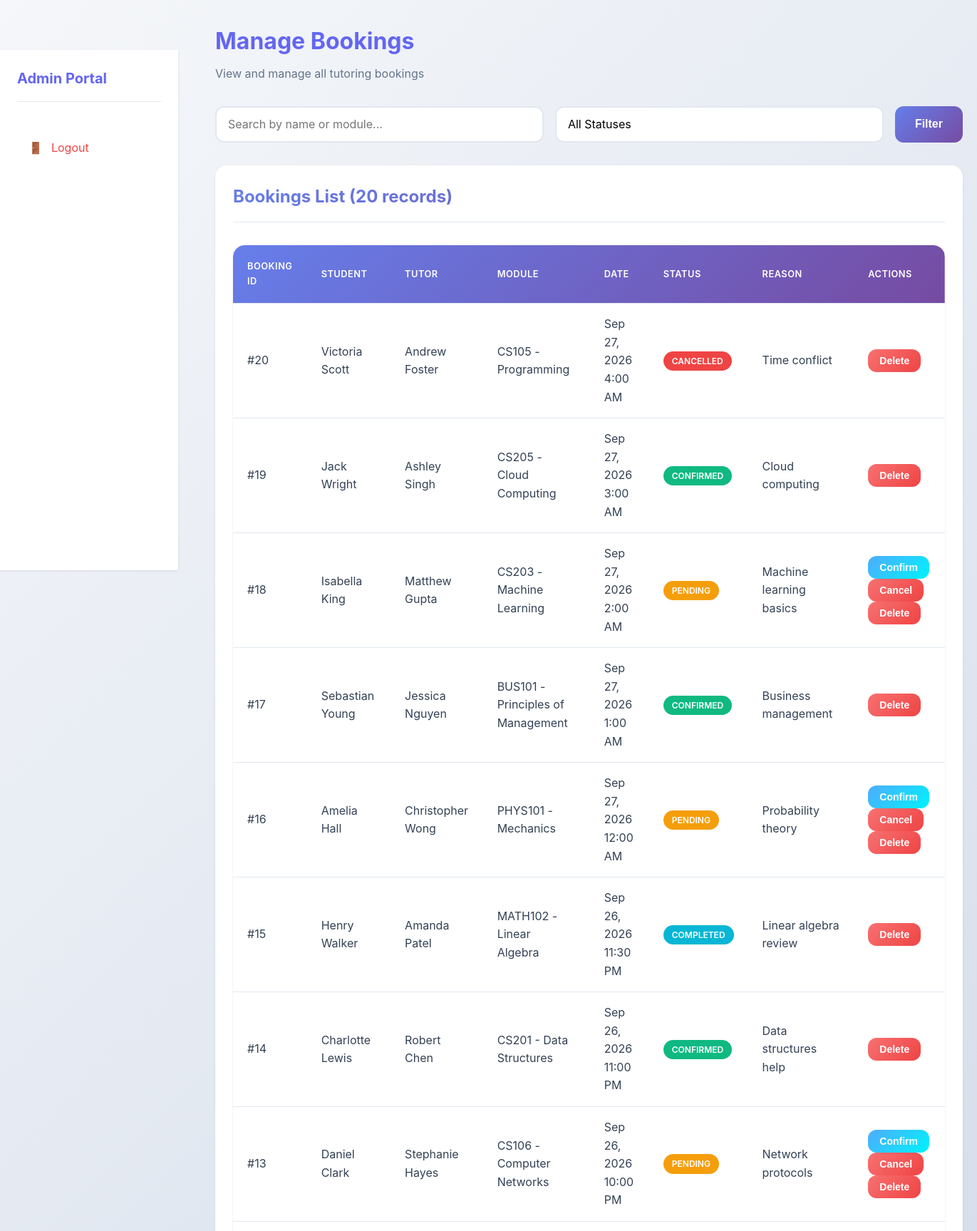
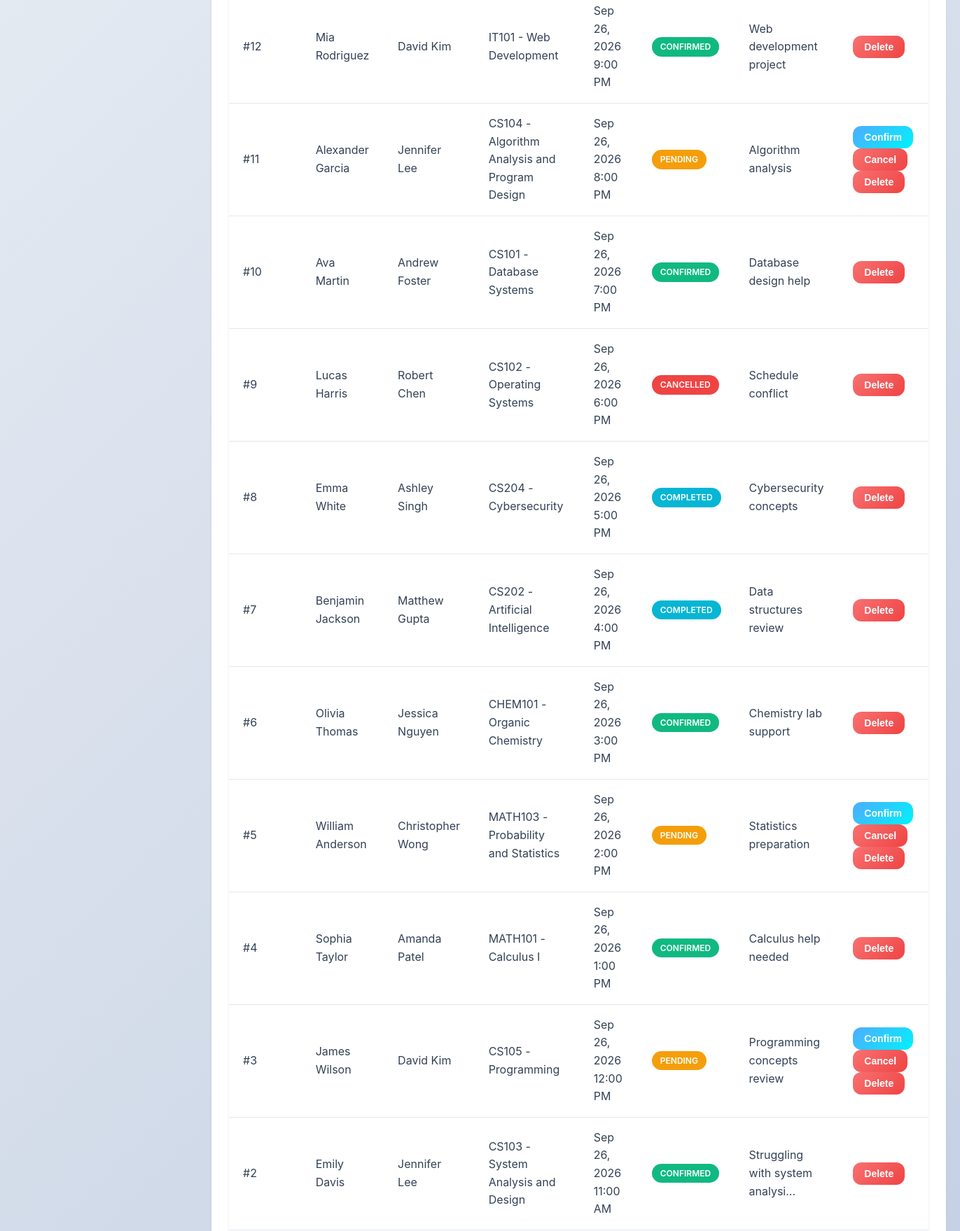
Screenshot of /admin/bookings.php (signed in, upper part) with the database file from the repository (2 pictures, top to bottom).
### tables this page shows
CREATE TABLE bookings (
    booking_id INT AUTO_INCREMENT PRIMARY KEY,
    student_id INT NOT NULL,
    tutor_id INT NOT NULL,
    module_id INT NOT NULL,
    slot_id INT,
    booking_date TIMESTAMP DEFAULT CURRENT_TIMESTAMP,
    status ENUM('pending', 'confirmed', 'completed', 'cancelled') DEFAULT 'pending',
    reason TEXT,
    created_at TIMESTAMP DEFAULT CURRENT_TIMESTAMP,
    FOREIGN KEY (student_id) REFERENCES students(student_id) ON DELETE CASCADE,
    FOREIGN KEY (tutor_id) REFERENCES tutors(tutor_id) ON DELETE CASCADE,
    FOREIGN KEY (module_id) REFERENCES modules(module_id) ON DELETE CASCADE,
    FOREIGN KEY (slot_id) REFERENCES available_slots(slot_id) ON DELETE SET NULL
);

CREATE TABLE students (
    student_id INT AUTO_INCREMENT PRIMARY KEY,
    student_number VARCHAR(20) NOT NULL UNIQUE,
    first_name VARCHAR(50) NOT NULL,
    last_name VARCHAR(50) NOT NULL,
    email VARCHAR(100) NOT NULL UNIQUE,
    password VARCHAR(255) NOT NULL,
    program_id INT,
    created_at TIMESTAMP DEFAULT CURRENT_TIMESTAMP,
    FOREIGN KEY (program_id) REFERENCES programs(program_id) ON DELETE SET NULL
);

CREATE TABLE tutors (
    tutor_id INT AUTO_INCREMENT PRIMARY KEY,
    tutor_number VARCHAR(20) NOT NULL UNIQUE,
    first_name VARCHAR(50) NOT NULL,
    last_name VARCHAR(50) NOT NULL,
    email VARCHAR(100) NOT NULL UNIQUE,
    password VARCHAR(255) NOT NULL,
    phone VARCHAR(20),
    status ENUM('active', 'inactive') DEFAULT 'active',
    created_at TIMESTAMP DEFAULT CURRENT_TIMESTAMP
);

CREATE TABLE modules (
    module_id INT AUTO_INCREMENT PRIMARY KEY,
    module_code VARCHAR(20) NOT NULL UNIQUE,
    module_name VARCHAR(100) NOT NULL,
    program_id INT NOT NULL,
    created_at TIMESTAMP DEFAULT CURRENT_TIMESTAMP,
    FOREIGN KEY (program_id) REFERENCES programs(program_id) ON DELETE CASCADE
);

### includes/functions.php (called while the page is built, shortened)
<?php
function formatDateTime($datetime) {
    return date('M d, Y g:i A', strtotime($datetime));
}
function getBookingStatusBadge($status) {
    $badges = [
        'pending' => 'badge-warning',
        'confirmed' => 'badge-success',
        'completed' => 'badge-info',
        'cancelled' => 'badge-danger'
    ];
    return $badges[$status] ?? 'badge-secondary';
}
function truncateText($text, $length = 50) {
    if (strlen($text) <= $length) {
        return $text;
    }
    return substr($text, 0, $length) . '...';
}
?>

### admin/bookings.php (the view, shortened to what this page needs)
<?php
require_once '../config/database.php';
require_once '../includes/functions.php';
$search = $_GET['search'] ?? '';
$query = "
    SELECT b.*, s.first_name as student_name, s.last_name as student_last_name,
    t.first_name as tutor_name, t.last_name as tutor_last_name,
    m.module_code, m.module_name
    FROM bookings b
    JOIN students s ON b.student_id = s.student_id
    JOIN tutors t ON b.tutor_id = t.tutor_id
    JOIN modules m ON b.module_id = m.module_id
    WHERE 1=1
";
$params = [];
$query .= " ORDER BY b.booking_date DESC";
$stmt = $pdo->prepare($query);
$stmt->execute($params);
$bookings = $stmt->fetchAll();
?>
<!DOCTYPE html>
<html lang="en">
<head>
    <link rel="stylesheet" href="../assets/css/style.css">
</head>
<body>
    <div class="dashboard-layout">
        <?php include '../includes/sidebar.php'; ?>
        <div class="main-content">
            <div class="container-fluid">
                <div class="page-header">
                    <h1>Manage Bookings</h1>
                    <p>View and manage all tutoring bookings</p>
                </div>
                <div class="filter-bar">
                    <form method="GET" action="" style="display: flex; gap: 1rem; width: 100%;">
                        <div class="filter-group">
                            <input type="text" name="search" class="form-control" placeholder="Search by name or module..." value="<?php echo htmlspecialchars($search); ?>">
                        </div>
                        <div class="filter-group">
                            <select name="status" class="form-control">
                                <option value="">All Statuses</option>
                            </select>
                        </div>
                        <button type="submit" class="btn btn-primary">Filter</button>
                    </form>
                </div>
                <div class="card">
                    <div class="card-header">
                        <h2>Bookings List (<?php echo count($bookings); ?> records)</h2>
                    </div>
                    <div class="card-body">
                        <div class="table-responsive">
                            <table>
                                <thead>
                                    <tr>
                                        <th>Booking ID</th>
                                        <th>Student</th>
                                        <th>Tutor</th>
                                        <th>Module</th>
                                        <th>Date</th>
                                        <th>Status</th>
                                        <th>Reason</th>
                                        <th>Actions</th>
                                    </tr>
                                </thead>
                                <tbody>
                                    <?php foreach ($bookings as $booking): ?>
                                    <tr>
                                        <td>#<?php echo $booking['booking_id']; ?></td>
                                        <td><?php echo htmlspecialchars($booking['student_name'] . ' ' . $booking['student_last_name']); ?></td>
                                        <td><?php echo htmlspecialchars($booking['tutor_name'] . ' ' . $booking['tutor_last_name']); ?></td>
                                        <td><?php echo htmlspecialchars($booking['module_code'] . ' - ' . $booking['module_name']); ?></td>
                                        <td><?php echo formatDateTime($booking['booking_date']); ?></td>
                                        <td><span class="badge <?php echo getBookingStatusBadge($booking['status']); ?>"><?php echo ucfirst($booking['status']); ?></span></td>
                                        <td><?php echo truncateText(htmlspecialchars($booking['reason'] ?? 'N/A'), 30); ?></td>
                                        <td>
                                            <?php if ($booking['status'] === 'pending'): ?>
                                                <form method="POST" action="" style="display: inline;">
                                                    <button type="submit" class="btn btn-sm btn-success">Confirm</button>
                                                </form>
                                                <form method="POST" action="" style="display: inline;">
                                                    <button type="submit" class="btn btn-sm btn-danger">Cancel</button>
                                                </form>
                                            <?php endif; ?>
                                            <form method="POST" action="" style="display: inline;" onsubmit="return confirm('Are you sure you want to delete this booking?');">
                                                <button type="submit" class="btn btn-sm btn-danger">Delete</button>
                                            </form>
                                        </td>
                                    </tr>
                                    <?php endforeach; ?>
                                </tbody>
                            </table>
                        </div>
                    </div>
                </div>
            </div>
        </div>
    </div>
</body>
</html>

### assets/css/style.css (style rules this page uses)
:root { --primary-color: #6366f1; --primary-dark: #4f46e5; --primary-light: #818cf8; --secondary-color: #8b5cf6; --success-color: #10b981; --danger-color: #ef4444; --warning-color: #f59e0b; --info-color: #06b6d4; --light-color: #f8fafc; --dark-color: #1e293b; --border-color: #e2e8f0; --text-color: #334155; --text-muted: #64748b; --white: #ffffff; --shadow: 0 1px 3px rgba(0, 0, 0, 0.1); --shadow-lg: 0 10px 25px rgba(0, 0, 0, 0.15); --shadow-xl: 0 20px 40px rgba(0, 0, 0, 0.2); --radius: 12px; --radius-lg: 16px; --gradient-primary: linear-gradient(135deg, #667eea 0%, #764ba2 100%); --gradient-secondary: linear-gradient(135deg, #f093fb 0%, #f5576c 100%); --gradient-success: linear-gradient(135deg, #4facfe 0%, #00f2fe 100%); }
* { margin: 0; padding: 0; box-sizing: border-box; }
body { font-family: -apple-system, BlinkMacSystemFont, 'Segoe UI', Roboto, 'Helvetica Neue', Arial, sans-serif; line-height: 1.6; color: var(--text-color); background: linear-gradient(135deg, #f5f7fa 0%, #c3cfe2 100%); min-height: 100vh; display: flex; flex-direction: column; }
html { scroll-behavior: smooth; }
.container-fluid { width: 100%; padding: 0 20px; }
.btn { display: inline-block; padding: 0.85rem 1.75rem; border: none; border-radius: var(--radius); font-size: 1rem; font-weight: 600; text-decoration: none; cursor: pointer; transition: all 0.3s ease; text-align: center; position: relative; overflow: hidden; transform: translateY(0); }
.btn::before { content: ''; position: absolute; top: 50%; left: 50%; width: 0; height: 0; border-radius: 50%; background: rgba(255, 255, 255, 0.3); transform: translate(-50%, -50%); transition: width 0.6s, height 0.6s; }
.btn-primary { background: var(--gradient-primary); color: var(--white); }
.btn-success { background: var(--gradient-success); color: var(--white); }
.btn-danger { background: linear-gradient(135deg, #f87171 0%, #ef4444 100%); color: var(--white); }
.btn-sm { padding: 0.5rem 1rem; font-size: 0.875rem; }
.card { background: var(--white); border-radius: var(--radius-lg); box-shadow: var(--shadow); padding: 1.5rem; margin-bottom: 1.5rem; transition: all 0.3s ease; border: 1px solid transparent; }
.card-header { border-bottom: 1px solid var(--border-color); padding-bottom: 1rem; margin-bottom: 1rem; }
.card-header h2, .card-header h3 { background: var(--gradient-primary); -webkit-background-clip: text; -webkit-text-fill-color: transparent; background-clip: text; margin: 0; }
.card-body { padding: 1rem 0; }
.form-control { width: 100%; padding: 0.85rem 1rem; border: 2px solid var(--border-color); border-radius: var(--radius); font-size: 1rem; font-family: inherit; transition: all 0.3s ease; background: var(--white); }
select.form-control { cursor: pointer; appearance: none; background-repeat: no-repeat; background-position: right 1rem center; background-size: 1.5rem; padding-right: 3rem; }
.table-responsive { overflow-x: auto; margin-bottom: 1.5rem; border-radius: var(--radius-lg); box-shadow: var(--shadow); }
table { width: 100%; border-collapse: separate; border-spacing: 0; background-color: var(--white); border-radius: var(--radius-lg); overflow: hidden; }
table thead { background: var(--gradient-primary); color: var(--white); }
table th, table td { padding: 1rem 1.25rem; text-align: left; border-bottom: 1px solid var(--border-color); transition: background-color 0.3s ease; }
table th { font-weight: 600; text-transform: uppercase; font-size: 0.8rem; letter-spacing: 0.5px; padding: 1.25rem; }
table tbody tr { transition: all 0.3s ease; }
.badge { display: inline-block; padding: 0.25rem 0.75rem; border-radius: 9999px; font-size: 0.75rem; font-weight: 600; text-transform: uppercase; }
.badge-success { background-color: var(--success-color); color: var(--white); }
.badge-danger { background-color: var(--danger-color); color: var(--white); }
.badge-warning { background-color: var(--warning-color); color: var(--white); }
.badge-info { background-color: var(--info-color); color: var(--white); }
.dashboard-layout { display: grid; grid-template-columns: 250px 1fr; gap: 2rem; min-height: calc(100vh - 70px); }
.main-content { padding: 2rem 0; }
.page-header { margin-bottom: 2rem; }
.page-header h1 { color: var(--primary-color); margin-bottom: 0.5rem; }
.page-header p { color: var(--text-muted); }
.filter-bar { display: flex; gap: 1rem; margin-bottom: 2rem; flex-wrap: wrap; align-items: flex-end; }
.filter-group { flex: 1; min-width: 200px; }

### rows the page displays
bookings: booking_id "20", student.last_name "Victoria Scott", tutor.last_name "Andrew Foster", module.module_name "CS105 - Programming", booking_date "Sep 27, 2026 4:00 AM", status "CANCELLED", reason "Time conflict"
bookings: booking_id "19", student.last_name "Jack Wright", tutor.last_name "Ashley Singh", module.module_name "CS205 - Cloud Computing", booking_date "Sep 27, 2026 3:00 AM", status "CONFIRMED", reason "Cloud computing"
bookings: booking_id "18", student.last_name "Isabella King", tutor.last_name "Matthew Gupta", module.module_name "CS203 - Machine Learning", booking_date "Sep 27, 2026 2:00 AM", status "PENDING", reason "Machine learning basics"
bookings: booking_id "17", student.last_name "Sebastian Young", tutor.last_name "Jessica Nguyen", module.module_name "BUS101 - Principles of Management", booking_date "Sep 27, 2026 1:00 AM", status "CONFIRMED", reason "Business management"
bookings: booking_id "16", student.last_name "Amelia Hall", tutor.last_name "Christopher Wong", module.module_name "PHYS101 - Mechanics", booking_date "Sep 27, 2026 12:00 AM", status "PENDING", reason "Probability theory"
bookings: booking_id "15", student.last_name "Henry Walker", tutor.last_name "Amanda Patel", module.module_name "MATH102 - Linear Algebra", booking_date "Sep 26, 2026 11:30 PM", status "COMPLETED", reason "Linear algebra review"
bookings: booking_id "14", student.last_name "Charlotte Lewis", tutor.last_name "Robert Chen", module.module_name "CS201 - Data Structures", booking_date "Sep 26, 2026 11:00 PM", status "CONFIRMED", reason "Data structures help"
bookings: booking_id "13", student.last_name "Daniel Clark", tutor.last_name "Stephanie Hayes", module.module_name "CS106 - Computer Networks", booking_date "Sep 26, 2026 10:00 PM", status "PENDING", reason "Network protocols"
bookings: booking_id "12", student.last_name "Mia Rodriguez", tutor.last_name "David Kim", module.module_name "IT101 - Web Development", booking_date "Sep 26, 2026 9:00 PM", status "CONFIRMED", reason "Web development project"
bookings: booking_id "11", student.last_name "Alexander Garcia", tutor.last_name "Jennifer Lee", module.module_name "CS104 - Algorithm Analysis and Program Design", booking_date "Sep 26, 2026 8:00 PM", status "PENDING", reason "Algorithm analysis"
bookings: booking_id "10", student.last_name "Ava Martin", tutor.last_name "Andrew Foster", module.module_name "CS101 - Database Systems", booking_date "Sep 26, 2026 7:00 PM", status "CONFIRMED", reason "Database design help"
bookings: booking_id "9", student.last_name "Lucas Harris", tutor.last_name "Robert Chen", module.module_name "CS102 - Operating Systems", booking_date "Sep 26, 2026 6:00 PM", status "CANCELLED", reason "Schedule conflict"
bookings: booking_id "8", student.last_name "Emma White", tutor.last_name "Ashley Singh", module.module_name "CS204 - Cybersecurity", booking_date "Sep 26, 2026 5:00 PM", status "COMPLETED", reason "Cybersecurity concepts"
bookings: booking_id "7", student.last_name "Benjamin Jackson", tutor.last_name "Matthew Gupta", module.module_name "CS202 - Artificial Intelligence", booking_date "Sep 26, 2026 4:00 PM", status "COMPLETED", reason "Data structures review"
bookings: booking_id "6", student.last_name "Olivia Thomas", tutor.last_name "Jessica Nguyen", module.module_name "CHEM101 - Organic Chemistry", booking_date "Sep 26, 2026 3:00 PM", status "CONFIRMED", reason "Chemistry lab support"
bookings: booking_id "5", student.last_name "William Anderson", tutor.last_name "Christopher Wong", module.module_name "MATH103 - Probability and Statistics", booking_date "Sep 26, 2026 2:00 PM", status "PENDING", reason "Statistics preparation"
bookings: booking_id "4", student.last_name "Sophia Taylor", tutor.last_name "Amanda Patel", module.module_name "MATH101 - Calculus I", booking_date "Sep 26, 2026 1:00 PM", status "CONFIRMED", reason "Calculus help needed"
bookings: booking_id "3", student.last_name "James Wilson", tutor.last_name "David Kim", module.module_name "CS105 - Programming", booking_date "Sep 26, 2026 12:00 PM", status "PENDING", reason "Programming concepts review"
bookings: booking_id "2", student.last_name "Emily Davis", tutor.last_name "Jennifer Lee", module.module_name "CS103 - System Analysis and Design", booking_date "Sep 26, 2026 11:00 AM", status "CONFIRMED", reason "Struggling with system analysi..."

### other values shown
getCurrentUserRole() "Admin"
count($bookings) "20"
